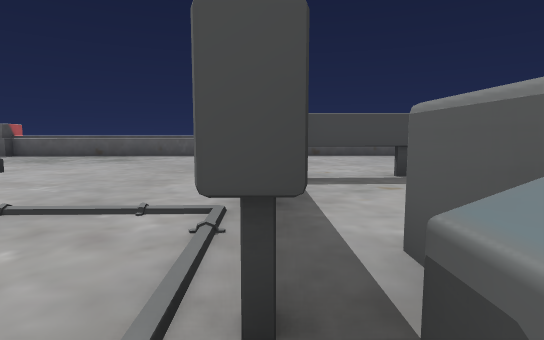
[1] (above)

17 first-person views from a walk through a 3-D level made in the Unity game engine. The camera is 1.2 m above the floor, tilts 6° down and sees 80° across. The floor is counted in squares, 2 m on a side. Each view is taken from the middle of a square. On the plan, view 1 faces up. The plan holds only what a view shows up to about 10 squares ahead; the rest is blank. The place goes on beyond the plan. Some animated figures are not drawn.

[2]
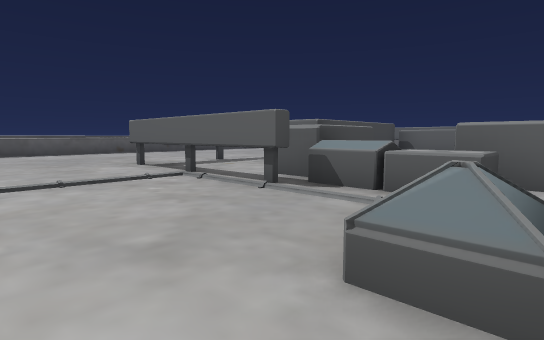

[3]
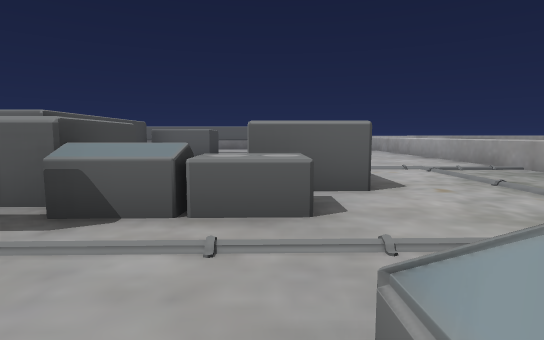

[4]
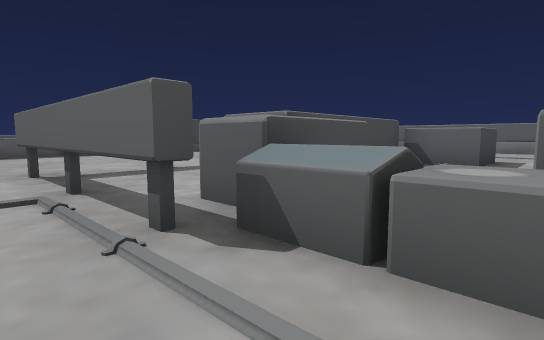

[5]
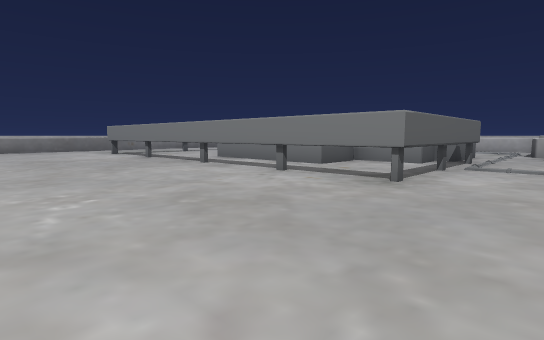

[6]
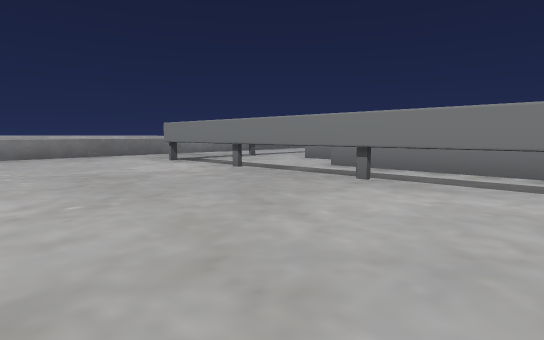

[7]
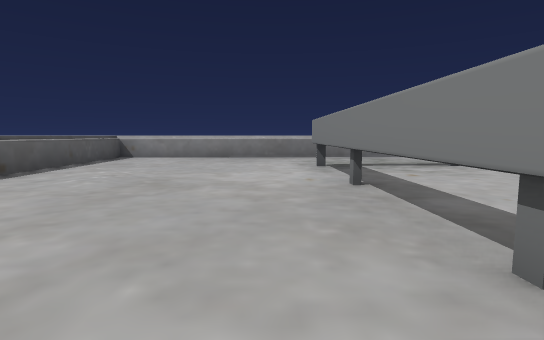

[8]
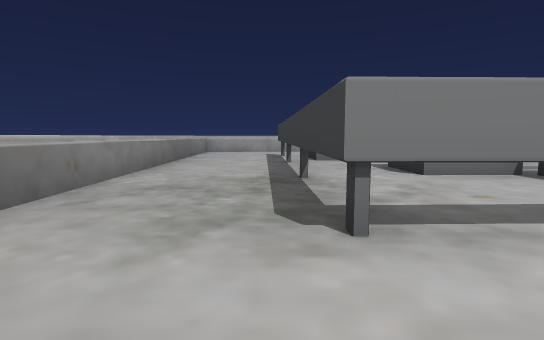

[9]
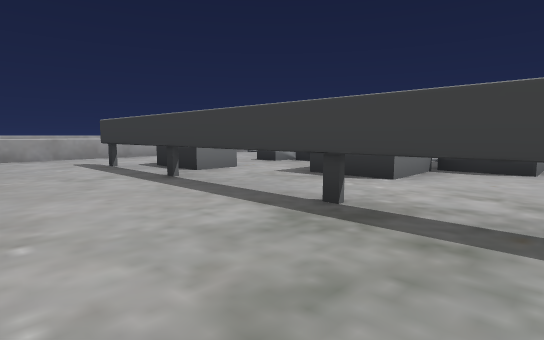

[10]
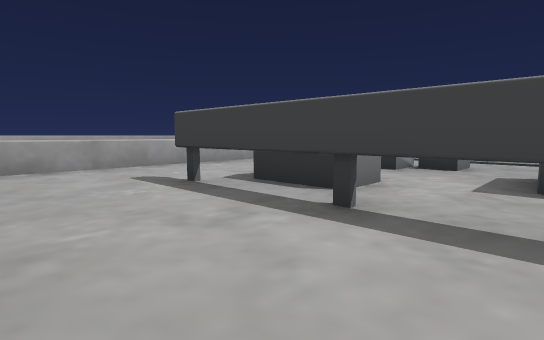

[11]
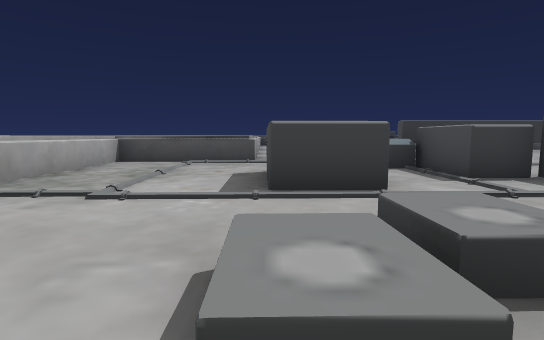

[12]
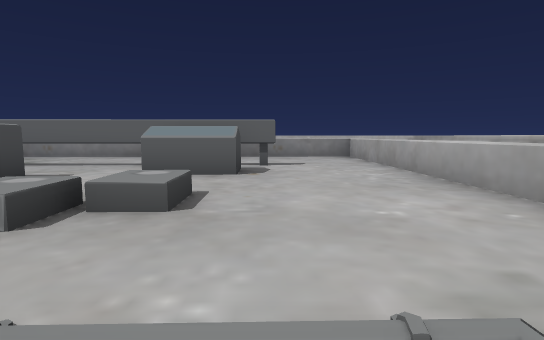

[13]
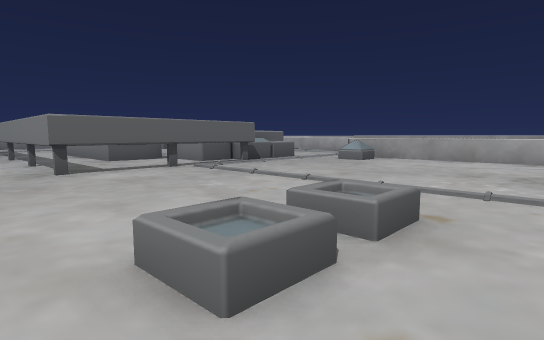

[14]
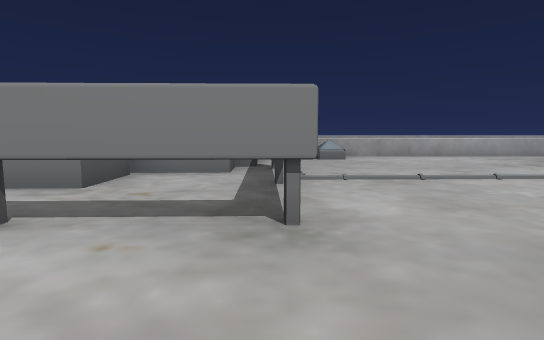

[15]
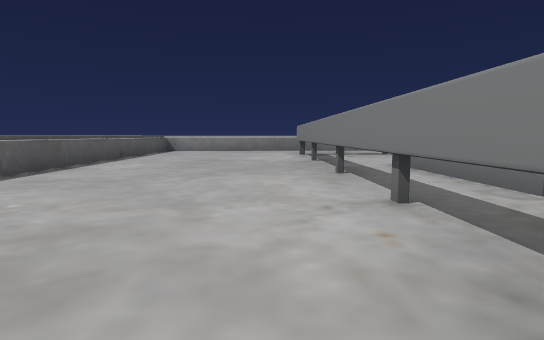

[16]
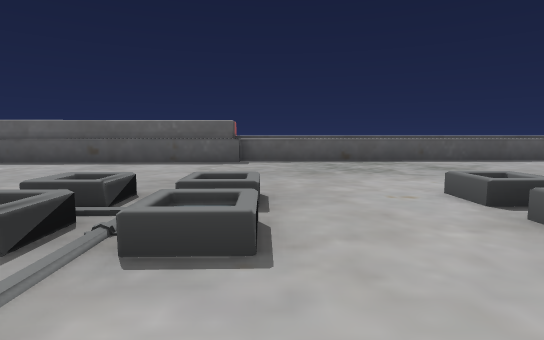

[17]
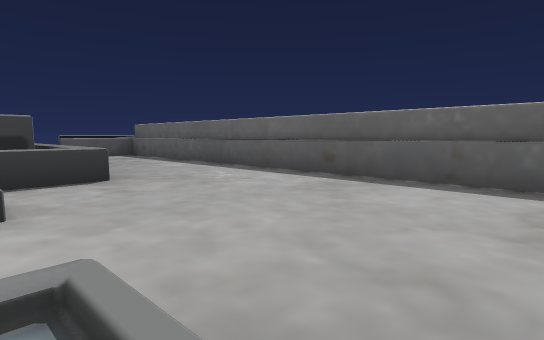

### Floor plan
Key: @ floor where view 1 was taken; # wall or solid block; . floor; / step, stairs or slope; = window, fence, low wall or low ledge; ^ raised ledge; v drop or lower ground; T thing the floor can be seen under or through.
Columns run from 18 left of view 1 to 13 right of it. Each row starts with its distance up from view 1.
 11                             ##
 10 ###########^####^####^####^#..#
  9 #.............................#
  8 ..............................#
  7    ...........................^
  6   ###^........................^
  5      ^././//./....TTTTTTTTTT..#
  4          ///./....T.........T..#
  3           /.......T..####...T..#
  2            .......T..#####..T..=
  1             ......TTT ..##..T..#
  0             ......@^ .......T..#
 -1            .......=^##///.^^T..#
 -2            .....##..##/./.^^...#
 -3           ###^##v#..........#..#
 -4                  #.............#
 -5                  #....=........#
 -6                  v####v########

Where each view was taken, in squares from view 1:
view 1: 0 up, 0 right, facing up
view 2: 2 down, 3 left, facing up-right
view 3: 1 down, 2 left, facing right
view 4: 1 down, 1 left, facing up-right
view 5: 9 up, 2 left, facing down-right
view 6: 9 up, 2 right, facing down-right
view 7: 6 up, 3 right, facing right
view 8: 7 up, 10 right, facing down
view 9: 4 up, 12 right, facing down-left
view 10: 1 up, 12 right, facing down-left
view 11: 2 down, 7 right, facing left
view 12: 3 down, 3 right, facing right
view 13: 6 up, 6 left, facing down-right
view 14: 7 up, 0 right, facing down
view 15: 6 up, 1 left, facing right
view 16: 2 up, 7 left, facing up
view 17: 5 up, 8 left, facing up-left
